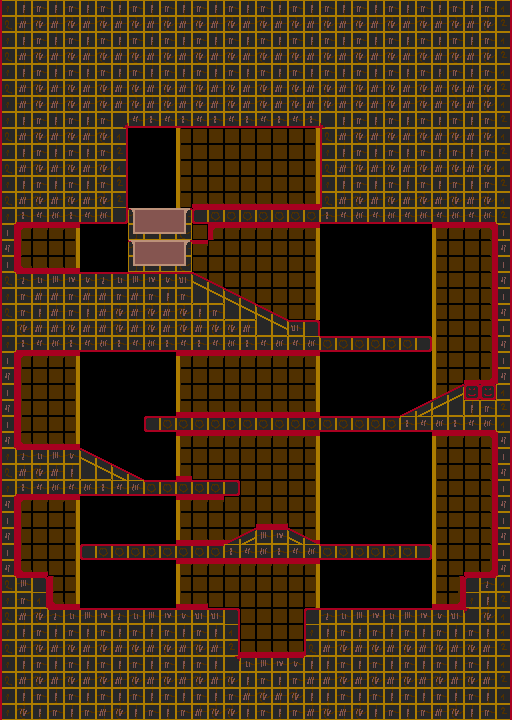

A level layout from a 2D game, rendered from its tile map. Below: a short description, then the map file with tile-grid data replaced by summaries:
An orthogonal 32x45 tile map with 16x16 px tiles, 6 tile layers (back, front, 0_0, 2_0, ...) and 19 objects (6x PerchMonster, 6x MinorMonster, 3x Statue, 2x perchmonster, 2x MajorMonster).

<map version="1.0" orientation="orthogonal" renderorder="right-down" width="32" height="45" tilewidth="16" tileheight="16" nextobjectid="20">
 <tileset firstgid="1" name="tiles1" tilewidth="16" tileheight="16" tilecount="256" columns="16">
  <image source="../../../img/tiles/tiles0.gif" trans="ff00ff" width="256" height="256" />
 </tileset>
 <layer name="back" width="32" height="45">
  <data>[1440 cells, 857 non-empty, 21 distinct tile ids]</data>
 </layer>
 <layer name="front" width="32" height="45">
  <data>[1440 cells, 652 non-empty, 42 distinct tile ids]</data>
 </layer>
 <objectgroup name="objects">
  <properties>
   <property name="entrances" value="[[1,0],[0,1]]" />
   <property name="rarity" value="0" />
  </properties>
  <object id="1" name="perchmonster" gid="199" x="48" y="432" width="16" height="16">
   <properties>
    <property name="rarity" value="0.5" />
   </properties>
  </object>
  <object id="2" name="PerchMonster" gid="199" x="240" y="400" width="16" height="16" />
  <object id="3" name="PerchMonster" gid="199" x="128" y="592" width="16" height="16" />
  <object id="4" name="MajorMonster" gid="199" x="256" y="640" width="16" height="16" />
  <object id="5" name="perchmonster" gid="199" x="384" y="592" width="16" height="16" />
  <object id="6" name="PerchMonster" gid="199" x="352" y="528" width="16" height="16">
   <properties>
    <property name="min_temple" value="1" />
   </properties>
  </object>
  <object id="7" name="PerchMonster" gid="199" x="192" y="528" width="16" height="16">
   <properties>
    <property name="min_temple" value="1" />
   </properties>
  </object>
  <object id="8" name="PerchMonster" gid="199" x="352" y="320" width="16" height="16" />
  <object id="9" name="MajorMonster" gid="199" x="320" y="192" width="16" height="16">
   <properties>
    <property name="rarity" value="0.5" />
   </properties>
  </object>
  <object id="10" name="PerchMonster" gid="199" x="96" y="256" width="16" height="16">
   <properties>
    <property name="min_temple" value="1" />
   </properties>
  </object>
  <object id="11" name="MinorMonster" gid="199" x="384" y="336" width="16" height="16">
   <properties>
    <property name="min_temple" value="2" />
    <property name="rarity" value="0.5" />
   </properties>
  </object>
  <object id="12" name="MinorMonster" gid="199" x="176" y="416" width="16" height="16">
   <properties>
    <property name="min_temple" value="2" />
    <property name="rarity" value="0.5" />
   </properties>
  </object>
  <object id="13" name="MinorMonster" gid="199" x="192" y="480" width="16" height="16">
   <properties>
    <property name="min_temple" value="2" />
    <property name="rarity" value="0.5" />
   </properties>
  </object>
  <object id="14" name="MinorMonster" gid="199" x="176" y="608" width="16" height="16">
   <properties>
    <property name="min_temple" value="2" />
    <property name="rarity" value="0.5" />
   </properties>
  </object>
  <object id="15" name="MinorMonster" gid="199" x="352" y="608" width="16" height="16">
   <properties>
    <property name="min_temple" value="2" />
    <property name="rarity" value="0.5" />
   </properties>
  </object>
  <object id="16" name="MinorMonster" gid="199" x="224" y="208" width="16" height="16">
   <properties>
    <property name="min_temple" value="2" />
    <property name="rarity" value="0.5" />
   </properties>
  </object>
  <object id="17" name="Statue" gid="232" x="264" y="656" width="16" height="16">
   <properties>
    <property name="rarity" value="0.3" />
   </properties>
  </object>
  <object id="18" name="Statue" gid="232" x="48" y="208" width="16" height="16">
   <properties>
    <property name="rarity" value="0.3" />
   </properties>
  </object>
  <object id="19" name="Statue" gid="232" x="448" y="208" width="16" height="16">
   <properties>
    <property name="rarity" value="0.3" />
   </properties>
  </object>
 </objectgroup>
 <layer name="0_0" width="32" height="45">
  <data>[1440 cells, 56 non-empty, 13 distinct tile ids]</data>
 </layer>
 <layer name="2_0" width="32" height="45">
  <data>[1440 cells, 83 non-empty, 12 distinct tile ids]</data>
 </layer>
 <layer name="0_2" width="32" height="45">
  <data>[1440 cells, 86 non-empty, 16 distinct tile ids]</data>
 </layer>
 <layer name="2_2" width="32" height="45">
  <data>[1440 cells, 76 non-empty, 16 distinct tile ids]</data>
 </layer>
</map>
